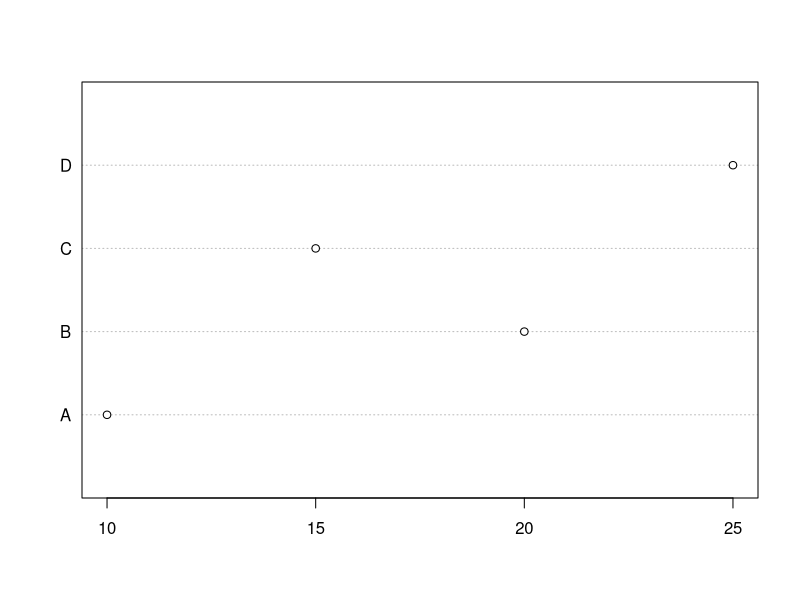
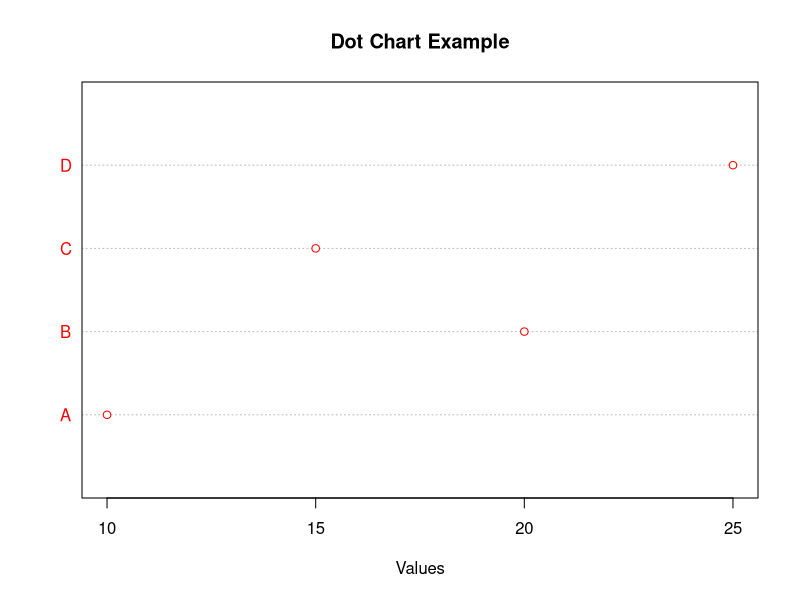

Here is the R script that generated these plots, in order:
# Sample data
categories <- c("A", "B", "C", "D")
values <- c(10, 20, 15, 25)

# Create dot chart
dotchart(values,labels = categories)

#Adding Color and title in dot chart.
dotchart(values, labels = categories, col="red",main = "Dot Chart Example", xlab = "Values")
